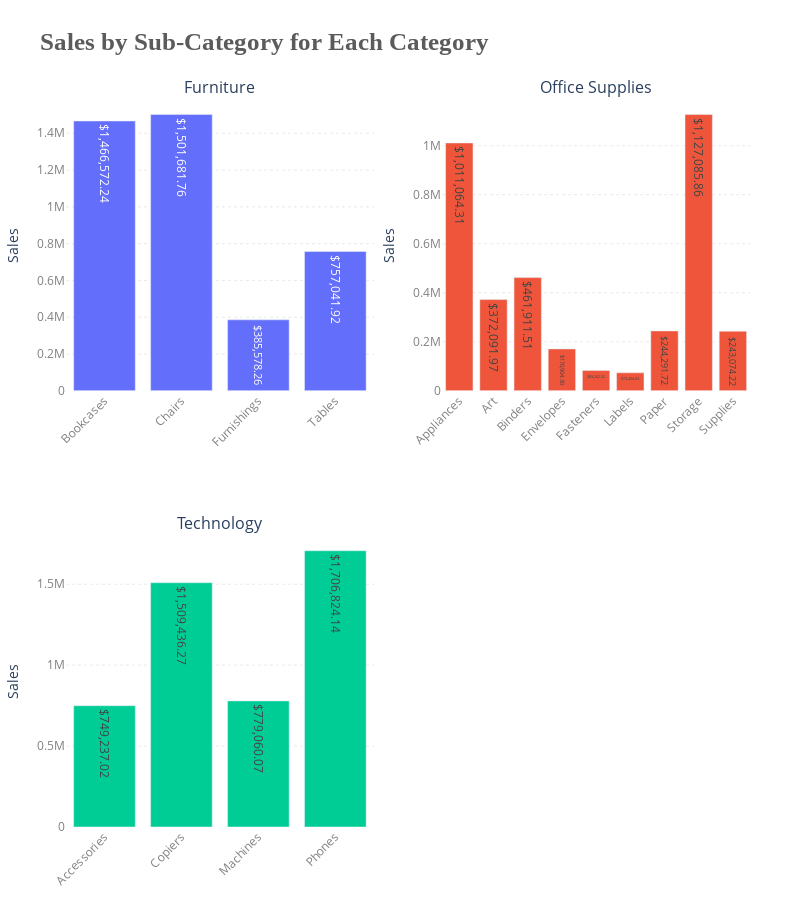

Write notebook code for a chart like this one.
### Code cell
#Bar plot for total sales for each sub-category for each category
category_subcategory_sales = data.groupby(['Category', 'Sub-Category']).agg({'Sales': 'sum'}).reset_index()
categories = sorted(category_subcategory_sales['Category'].unique())

n = len(categories)
cols = math.ceil(math.sqrt(n))
rows = math.ceil(n / cols)

fig = sp.make_subplots(
    rows=rows,
    cols=cols,
    subplot_titles=categories,
    specs=[[{'type': 'bar'} for _ in range(cols)] for _ in range(rows)],
    horizontal_spacing=0.1, 
    vertical_spacing=0.2    
)

for i, category in enumerate(categories):
    category_data = category_subcategory_sales[category_subcategory_sales['Category'] == category]
    
    fig.add_trace(
        go.Bar(
            x=category_data['Sub-Category'],
            y=category_data['Sales'],
            name=category,
            marker_color=color_palette[i % len(color_palette)],
            text=[f"${x:,.2f}" for x in category_data['Sales']],
            textposition='auto'
        ),
        row=(i // cols) + 1,
        col=(i % cols) + 1
    )

fig.update_layout(
    title_text='<b>Sales by Sub-Category for Each Category</b>',
    title_font=dict(size=25, family="Liberation Serif", color="#5b5b5b"),
    plot_bgcolor='white',
    height=900,  
    width=800,  
    showlegend=False, 
    margin=dict(t=100, b=50, l=50, r=50) 
)

fig.update_yaxes(
    showgrid=True,
    gridwidth=0.5,
    gridcolor='lightgray',
    griddash='dot',
    tickfont=dict(color='gray'),
    title='Sales'
)

fig.update_xaxes(
    tickfont=dict(color='gray'),
    tickangle=-45  
)

# Show the plot
fig.show()

### Figure 1 — Plotly figure (JSON) as saved in the notebook; plotly's stock layout.template omitted (floating-point values rounded to 4 significant figures)
{"data": [{"marker": {"color": "#636EFA"}, "name": "Furniture", "text": ["$1,466,572.24", "$1,501,681.76", "$385,578.26", "$757,041.92"], "textposition": "auto", "type": "bar", "x": ["Bookcases", "Chairs", "Furnishings", "Tables"], "xaxis": "x", "y": [1467000.0, 1502000.0, 385600.0, 757000.0], "yaxis": "y"}, {"marker": {"color": "#EF553B"}, "name": "Office Supplies", "text": ["$1,011,064.31", "$372,091.97", "$461,911.51", "$170,904.30", "$83,242.32", "$73,404.03", "$244,291.72", "$1,127,085.86", "$243,074.22"], "textposition": "auto", "type": "bar", "x": ["Appliances", "Art", "Binders", "Envelopes", "Fasteners", "Labels", "Paper", "Storage", "Supplies"], "xaxis": "x2", "y": [1011000.0, 372100.0, 461900.0, 170900.0, 83240.0, 73400.0, 244300.0, 1127000.0, 243100.0], "yaxis": "y2"}, {"marker": {"color": "#00CC96"}, "name": "Technology", "text": ["$749,237.02", "$1,509,436.27", "$779,060.07", "$1,706,824.14"], "textposition": "auto", "type": "bar", "x": ["Accessories", "Copiers", "Machines", "Phones"], "xaxis": "x3", "y": [749200.0, 1509000.0, 779100.0, 1707000.0], "yaxis": "y3"}], "layout": {"annotations": [{"font": {"size": 16}, "showarrow": false, "text": "Furniture", "x": 0.225, "xanchor": "center", "xref": "paper", "y": 1, "yanchor": "bottom", "yref": "paper"}, {"font": {"size": 16}, "showarrow": false, "text": "Office Supplies", "x": 0.775, "xanchor": "center", "xref": "paper", "y": 1, "yanchor": "bottom", "yref": "paper"}, {"font": {"size": 16}, "showarrow": false, "text": "Technology", "x": 0.225, "xanchor": "center", "xref": "paper", "y": 0.4, "yanchor": "bottom", "yref": "paper"}], "height": 900, "margin": {"b": 50, "l": 50, "r": 50, "t": 100}, "plot_bgcolor": "white", "showlegend": false, "title": {"font": {"color": "#5b5b5b", "family": "Liberation Serif", "size": 25}, "text": "<b>Sales by Sub-Category for Each Category</b>"}, "width": 800, "xaxis": {"anchor": "y", "autorange": true, "domain": [0, 0.45], "range": [-0.5, 3.5], "tickangle": -45, "tickfont": {"color": "gray"}, "type": "category"}, "xaxis2": {"anchor": "y2", "autorange": true, "domain": [0.55, 1], "range": [-0.5, 8.5], "tickangle": -45, "tickfont": {"color": "gray"}, "type": "category"}, "xaxis3": {"anchor": "y3", "autorange": true, "domain": [0, 0.45], "range": [-0.5, 3.5], "tickangle": -45, "tickfont": {"color": "gray"}, "type": "category"}, "xaxis4": {"anchor": "y4", "domain": [0.55, 1], "tickangle": -45, "tickfont": {"color": "gray"}}, "yaxis": {"anchor": "x", "autorange": true, "domain": [0.6, 1], "gridcolor": "lightgray", "griddash": "dot", "gridwidth": 0.5, "range": [0, 1581000.0], "showgrid": true, "tickfont": {"color": "gray"}, "title": {"text": "Sales"}, "type": "linear"}, "yaxis2": {"anchor": "x2", "autorange": true, "domain": [0.6, 1], "gridcolor": "lightgray", "griddash": "dot", "gridwidth": 0.5, "range": [0, 1186000.0], "showgrid": true, "tickfont": {"color": "gray"}, "title": {"text": "Sales"}, "type": "linear"}, "yaxis3": {"anchor": "x3", "autorange": true, "domain": [0, 0.4], "gridcolor": "lightgray", "griddash": "dot", "gridwidth": 0.5, "range": [0, 1797000.0], "showgrid": true, "tickfont": {"color": "gray"}, "title": {"text": "Sales"}, "type": "linear"}, "yaxis4": {"anchor": "x4", "domain": [0, 0.4], "gridcolor": "lightgray", "griddash": "dot", "gridwidth": 0.5, "showgrid": true, "tickfont": {"color": "gray"}, "title": {"text": "Sales"}}}}
